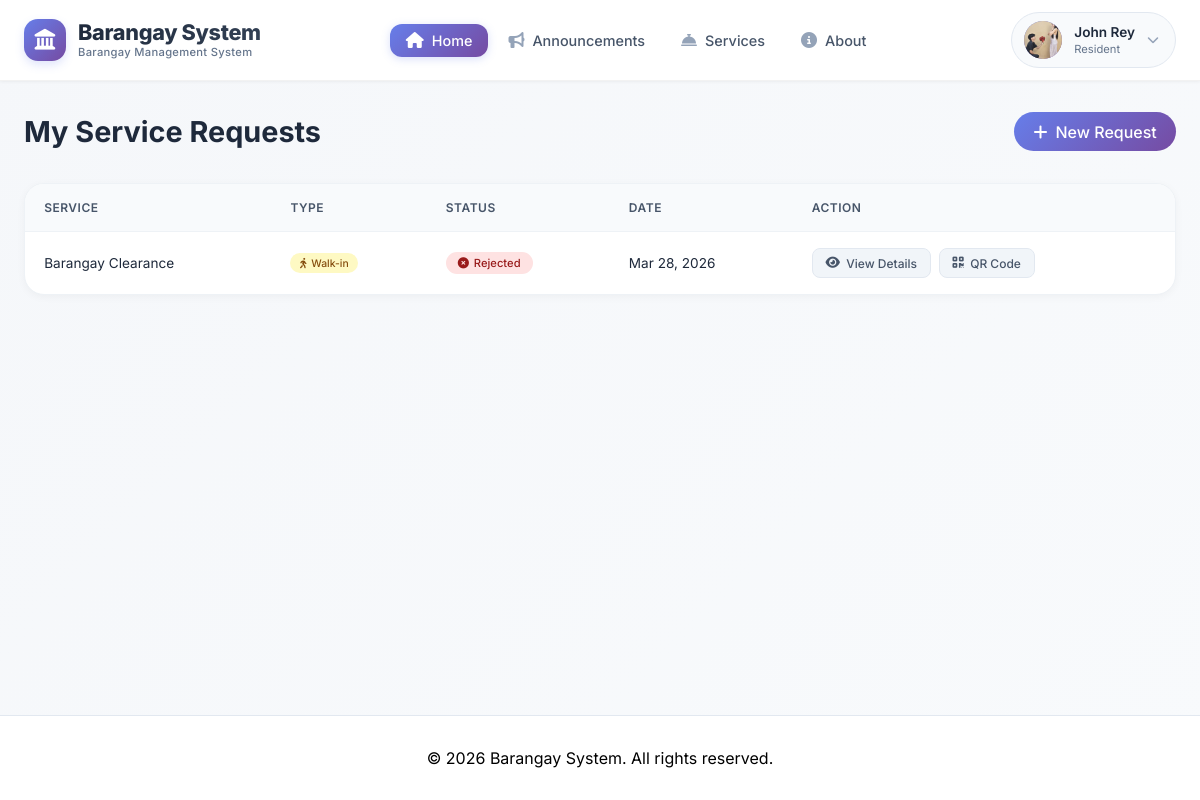
Screenshot of /resident/my_requests.php (signed in) with the database file from the repository.
### tables this page shows
CREATE TABLE `users` (
  `id` int(11) NOT NULL,
  `username` varchar(50) NOT NULL,
  `email` varchar(100) NOT NULL,
  `profile_pic` varchar(255) DEFAULT NULL,
  `password` varchar(255) NOT NULL,
  `first_name` varchar(50) DEFAULT NULL,
  `last_name` varchar(50) DEFAULT NULL,
  `address` text DEFAULT NULL,
  `contact_number` varchar(20) DEFAULT NULL,
  `user_type` enum('resident','admin') DEFAULT 'resident',
  `is_online` tinyint(1) DEFAULT 0,
  `last_activity` timestamp NOT NULL DEFAULT current_timestamp() ON UPDATE current_timestamp(),
  `created_at` timestamp NOT NULL DEFAULT current_timestamp(),
  `is_verified` tinyint(1) DEFAULT 0,
  `status` varchar(20) DEFAULT 'active',
  `last_login` datetime DEFAULT NULL,
  `last_login_ip` varchar(45) DEFAULT NULL
);

CREATE TABLE `resident_requests` (
  `id` int(11) NOT NULL,
  `user_id` int(11) NOT NULL,
  `service_id` int(11) NOT NULL,
  `request_type` varchar(50) DEFAULT 'online',
  `details` text NOT NULL,
  `status` enum('pending','approved','rejected','completed') DEFAULT 'pending',
  `admin_remarks` text DEFAULT NULL,
  `qr_token` varchar(100) DEFAULT NULL,
  `request_date` timestamp NOT NULL DEFAULT current_timestamp(),
  `processed_date` timestamp NULL DEFAULT NULL,
  `processed_by` int(11) DEFAULT NULL
);

CREATE TABLE `services` (
  `id` int(11) NOT NULL,
  `service_name` varchar(100) NOT NULL,
  `description` text DEFAULT NULL,
  `requirements` text DEFAULT NULL,
  `processing_time` varchar(100) DEFAULT NULL,
  `fee` decimal(10,2) DEFAULT NULL,
  `is_active` tinyint(1) DEFAULT 1,
  `created_at` timestamp NOT NULL DEFAULT current_timestamp()
);

### resident/my_requests.php (the view, shortened to what this page needs)
<?php
$database = new Database();
$db = $database->getConnection();
$query = "SELECT r.*, s.service_name
          FROM resident_requests r
          JOIN services s ON r.service_id = s.id
          WHERE r.user_id = :user_id
          ORDER BY r.request_date DESC";
$stmt = $db->prepare($query);
$stmt->bindParam(':user_id', $_SESSION['user_id']);
$stmt->execute();
$requests = $stmt->fetchAll(PDO::FETCH_ASSOC);
include '../includes/header.php';
?>
<div class="main-content">
    <div class="requests-container">
        <div class="page-header">
            <h1>My Service Requests</h1>
            <a href="../index.php?page=services" class="btn-request">
                <i class="fas fa-plus"></i> New Request
            </a>
        </div>
        <?php if (count($requests) > 0): ?>
            <div class="requests-table-wrapper">
                <table class="requests-table">
                    <thead>
                        <tr>
                            <th>Service</th>
                            <th>Type</th>
                            <th>Status</th>
                            <th>Date</th>
                            <th>Action</th>
                        </tr>
                    </thead>
                    <tbody>
                        <?php foreach ($requests as $request): ?>
                        <tr>
                            <td><?php echo htmlspecialchars($request['service_name']); ?></td>
                            <td>
                                <span class="type-badge type-<?php echo $request['request_type']; ?>">
                                    <i class="fas fa-<?php echo $request['request_type'] == 'online' ? 'laptop' : 'walking'; ?>"></i>
                                    <?php echo ucfirst($request['request_type']); ?>
                                </span>
                            </td>
                            <td>
                                <span class="status-badge status-<?php echo $request['status']; ?>">
                                    <i class="fas fa-<?php
                                        echo $request['status'] == 'pending' ? 'clock' :
                                            ($request['status'] == 'approved' ? 'check-circle' :
                                            ($request['status'] == 'rejected' ? 'times-circle' : 'check-double'));
                                    ?>"></i>
                                    <?php echo ucfirst($request['status']); ?>
                                </span>
                            </td>
                            <td><?php echo date('M d, Y', strtotime($request['request_date'])); ?></td>
                            <td>
                                <div class="action-buttons">
                                    <a href="view_request.php?id=<?php echo $request['id']; ?>" class="btn-view">
                                        <i class="fas fa-eye"></i> View Details
                                    </a>
                                    <a href="view_request_qr.php?id=<?php echo $request['id']; ?>" class="btn-qr">
                                        <i class="fas fa-qrcode"></i> QR Code
                                    </a>
                                </div>
                            </td>
                        </tr>
                        <?php endforeach; ?>
                    </tbody>
                </table>
            </div>
        <?php endif; ?>
    </div>
</div>
<?php include '../includes/footer.php'; ?>

### includes/header.php (shortened to what this page needs)
<?php
$barangay_name = "Barangay System";
$user_data = null;
if (isset($_SESSION['user_id'])) {
    try {
        $database = new Database();
        $db = $database->getConnection();
        $query = "SELECT id, username, first_name, last_name, email, profile_pic FROM users WHERE id = :user_id";
        $stmt = $db->prepare($query);
        $stmt->bindParam(':user_id', $_SESSION['user_id']);
        $stmt->execute();
        $user_data = $stmt->fetch(PDO::FETCH_ASSOC);
    } catch (Exception $e) {
    }
}
$current_page = $_GET['page'] ?? 'home';
?>
<!DOCTYPE html>
<html lang="en">
<head>
    <link rel="stylesheet" href="https://cdnjs.cloudflare.com/ajax/libs/font-awesome/6.4.0/css/all.min.css">
</head>
<body>
<nav class="modern-navbar" id="navbar">
    <div class="nav-container">
        <a href="/testweb/index.php?page=home" class="logo">
            <div class="logo-icon">
                <i class="fas fa-landmark"></i>
            </div>
            <div class="logo-text">
                <span class="logo-name"><?php echo htmlspecialchars($barangay_name); ?></span>
                <span class="logo-badge">Barangay Management System</span>
            </div>
        </a>
        <ul class="nav-links">
            <li><a href="/testweb/index.php?page=home" class="<?php echo $current_page == 'home' ? 'active' : ''; ?>">
                <i class="fas fa-home"></i> <span>Home</span>
            </a></li>
            <li><a href="/testweb/index.php?page=announcements" class="<?php echo $current_page == 'announcements' ? 'active' : ''; ?>">
                <i class="fas fa-bullhorn"></i> <span>Announcements</span>
            </a></li>
            <li><a href="/testweb/index.php?page=services" class="<?php echo $current_page == 'services' ? 'active' : ''; ?>">
                <i class="fas fa-concierge-bell"></i> <span>Services</span>
            </a></li>
            <li><a href="/testweb/index.php?page=about" class="<?php echo $current_page == 'about' ? 'active' : ''; ?>">
                <i class="fas fa-info-circle"></i> <span>About</span>
            </a></li>
        </ul>
        <div class="header-right">
            <?php if (isset($_SESSION['user_id'])): ?>
                <div class="dropdown" id="profileDropdown">
                    <button class="profile-btn" id="profileBtn" type="button" aria-label="Profile menu">
                        <div class="profile-avatar">
                            <?php if (isset($user_data['profile_pic']) && !empty($user_data['profile_pic'])): ?>
                                <img src="/testweb/uploads/profiles/<?php echo htmlspecialchars($user_data['profile_pic']); ?>" alt="Profile">
                            <?php else: ?>
                                <i class="fas fa-user"></i>
                            <?php endif; ?>
                        </div>
                        <div class="profile-info">
                            <div class="profile-name">
                                <?php
                                if (isset($user_data['first_name'])) {
                                    echo htmlspecialchars($user_data['first_name']);
                                } elseif (isset($_SESSION['user_name'])) {
                                    echo htmlspecialchars(explode(' ', $_SESSION['user_name'])[0]);
                                } else {
                                    echo 'Resident';
                                }
                                ?>
                            </div>
                            <div class="profile-role">Resident</div>
                        </div>
                        <i class="fas fa-chevron-down profile-arrow"></i>
                    </button>
                </div>
            <?php endif; ?>
        </div>
    </div>
</nav>

### includes/header.php (style rules this page uses)
* { margin: 0; padding: 0; box-sizing: border-box; }
body { font-family: 'Inter', -apple-system, BlinkMacSystemFont, 'Segoe UI', sans-serif; padding-top: 80px; background: linear-gradient(135deg, #f5f7fa 0%, #f8fafc 100%); min-height: 100vh; display: flex; flex-direction: column; }
.modern-navbar { background: rgba(255, 255, 255, 0.98); backdrop-filter: blur(10px); box-shadow: 0 1px 3px rgba(0, 0, 0, 0.05); position: fixed; top: 0; left: 0; right: 0; width: 100%; z-index: 10000; transition: all 0.3s cubic-bezier(0.4, 0, 0.2, 1); border-bottom: 1px solid rgba(0, 0, 0, 0.05); }
.nav-container { max-width: 1400px; margin: 0 auto; padding: 0 2rem; display: flex; justify-content: space-between; align-items: center; height: 80px; }
.logo { display: flex; align-items: center; gap: 12px; text-decoration: none; flex-shrink: 0; }
.logo-icon { width: 42px; height: 42px; background: linear-gradient(135deg, #667eea 0%, #764ba2 100%); border-radius: 14px; display: flex; align-items: center; justify-content: center; color: white; font-size: 1.3rem; transition: all 0.3s ease; box-shadow: 0 4px 10px rgba(102, 126, 234, 0.2); }
.logo-text { display: flex; flex-direction: column; line-height: 1.2; }
.logo-name { font-size: 1.35rem; font-weight: 800; background: linear-gradient(135deg, #1e293b 0%, #334155 100%); -webkit-background-clip: text; background-clip: text; color: transparent; text-decoration: none; letter-spacing: -0.3px; transition: all 0.3s; }
.logo-badge { font-size: 0.7rem; color: #64748b; font-weight: 500; letter-spacing: 0.3px; }
.nav-links { display: flex; gap: 0.25rem; list-style: none; align-items: center; margin: 0; padding: 0; }
.nav-links li { position: relative; list-style: none; }
.nav-links li a { display: flex; align-items: center; gap: 8px; padding: 0.6rem 1.1rem; color: #475569; text-decoration: none; font-weight: 500; font-size: 0.95rem; border-radius: 12px; transition: all 0.2s ease; cursor: pointer; }
.nav-links li a i { font-size: 1rem; color: #94a3b8; transition: all 0.2s; }
.nav-links li a.active { background: linear-gradient(135deg, #667eea 0%, #764ba2 100%); color: white; box-shadow: 0 2px 8px rgba(102, 126, 234, 0.25); }
.nav-links li a.active i { color: white; }
.profile-btn { display: flex; align-items: center; gap: 12px; padding: 0.5rem 1rem 0.5rem 0.75rem; background: #f8fafc; border: 1px solid #e2e8f0; border-radius: 100px; cursor: pointer; transition: all 0.2s ease; font-family: inherit; }
.profile-avatar { width: 38px; height: 38px; background: linear-gradient(135deg, #667eea 0%, #764ba2 100%); border-radius: 50%; display: flex; align-items: center; justify-content: center; color: white; font-weight: 600; font-size: 0.9rem; overflow: hidden; flex-shrink: 0; }
.profile-avatar img { width: 100%; height: 100%; object-fit: cover; }
.profile-info { text-align: left; }
.profile-name { font-weight: 600; color: #1e293b; font-size: 0.85rem; line-height: 1.3; }
.profile-role { font-size: 0.7rem; color: #64748b; }
.profile-arrow { color: #94a3b8; font-size: 0.75rem; transition: transform 0.2s; }
.dropdown { position: relative; }
.header-right { display: flex; align-items: center; gap: 1rem; }
@media (max-width: 1200px) { .nav-container { padding: 0 1.5rem; } }
@media (max-width: 1200px) { .nav-links li a { padding: 0.5rem 1rem; font-size: 0.9rem; } }
.dropdown-item, .mobile-nav-links li a, .nav-links li a, .btn-login, .btn-register, .logo, .profile-btn { cursor: pointer; -webkit-tap-highlight-color: transparent; }
button, a { touch-action: manipulation; }

### rows the page displays
users: profile_pic (picture), first_name "John Rey"
resident_requests: service.service_name "Barangay Clearance", request_type "Walk-in", status "Rejected", request_date "Mar 28, 2026"
